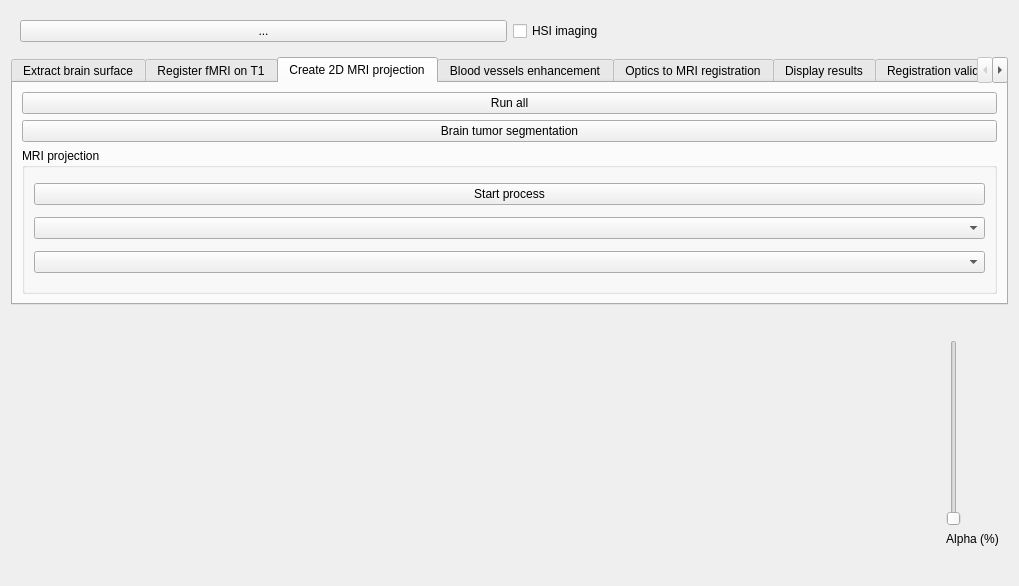
<?xml version="1.0" encoding="UTF-8"?>
<ui version="4.0">
 <class>main</class>
 <widget class="QWidget" name="main">
  <property name="geometry">
   <rect>
    <x>0</x>
    <y>0</y>
    <width>1019</width>
    <height>586</height>
   </rect>
  </property>
  <property name="windowTitle">
   <string>main</string>
  </property>
  <layout class="QGridLayout" name="gridLayout_9">
   <item row="3" column="0">
    <widget class="QLabel" name="_infoData">
     <property name="text">
      <string/>
     </property>
    </widget>
   </item>
   <item row="2" column="0">
    <widget class="QWidget" name="widget_2" native="true">
     <layout class="QGridLayout" name="gridLayout_3" rowstretch="0,10,0" columnstretch="1,0">
      <item row="1" column="0" rowspan="2">
       <widget class="MatplotlibWidget" name="_display" native="true"/>
      </item>
      <item row="2" column="1">
       <widget class="QLabel" name="_slider_legend">
        <property name="text">
         <string>Alpha (%)</string>
        </property>
        <property name="alignment">
         <set>Qt::AlignmentFlag::AlignCenter</set>
        </property>
       </widget>
      </item>
      <item row="1" column="1">
       <widget class="QSlider" name="_param_display">
        <property name="orientation">
         <enum>Qt::Orientation::Vertical</enum>
        </property>
       </widget>
      </item>
      <item row="0" column="0">
       <widget class="QLabel" name="_display_title">
        <property name="text">
         <string/>
        </property>
        <property name="alignment">
         <set>Qt::AlignmentFlag::AlignCenter</set>
        </property>
       </widget>
      </item>
     </layout>
    </widget>
   </item>
   <item row="0" column="0">
    <widget class="QWidget" name="widget" native="true">
     <layout class="QGridLayout" name="gridLayout_5">
      <item row="0" column="0">
       <widget class="QPushButton" name="_getDataPath">
        <property name="text">
         <string>...</string>
        </property>
       </widget>
      </item>
      <item row="0" column="1">
       <widget class="QCheckBox" name="_HSI_imaging">
        <property name="text">
         <string>HSI imaging</string>
        </property>
       </widget>
      </item>
     </layout>
    </widget>
   </item>
   <item row="1" column="0">
    <widget class="QTabWidget" name="tabWidget">
     <property name="currentIndex">
      <number>2</number>
     </property>
     <widget class="QWidget" name="_tab_brain_extraction">
      <attribute name="title">
       <string>Extract brain surface</string>
      </attribute>
      <layout class="QHBoxLayout" name="horizontalLayout_2">
       <item>
        <widget class="QPushButton" name="_extract_brain_surface">
         <property name="text">
          <string>Extract brain surface</string>
         </property>
        </widget>
       </item>
       <item>
        <widget class="QCheckBox" name="_use_bet">
         <property name="text">
          <string>use bet</string>
         </property>
        </widget>
       </item>
       <item>
        <widget class="QLineEdit" name="_f_bet"/>
       </item>
       <item>
        <widget class="QLabel" name="label">
         <property name="text">
          <string>f_bet</string>
         </property>
        </widget>
       </item>
       <item>
        <widget class="QLineEdit" name="_kdilatation_brain_mask"/>
       </item>
       <item>
        <widget class="QLabel" name="label_2">
         <property name="text">
          <string>Dilation brain mask (px)</string>
         </property>
        </widget>
       </item>
      </layout>
     </widget>
     <widget class="QWidget" name="tab_fMRI_registration">
      <attribute name="title">
       <string>Register fMRI on T1</string>
      </attribute>
      <layout class="QHBoxLayout" name="horizontalLayout_3">
       <item>
        <widget class="QPushButton" name="_process_fMRI_to_T1_registration">
         <property name="text">
          <string>Register fMRI on T1</string>
         </property>
        </widget>
       </item>
       <item>
        <widget class="QCheckBox" name="_copy_fMRI_files">
         <property name="text">
          <string>Only copy fMRI files (PARAM TO REMOVE)</string>
         </property>
        </widget>
       </item>
      </layout>
     </widget>
     <widget class="QWidget" name="tab_MRI_projection">
      <attribute name="title">
       <string>Create 2D MRI projection</string>
      </attribute>
      <layout class="QGridLayout" name="gridLayout_10">
       <item row="0" column="0" colspan="2">
        <widget class="QPushButton" name="_process_all_MRI_projection">
         <property name="text">
          <string>Run all</string>
         </property>
        </widget>
       </item>
       <item row="1" column="0" colspan="2">
        <widget class="QPushButton" name="_process_tumor_segmentation">
         <property name="text">
          <string>Brain tumor segmentation</string>
         </property>
        </widget>
       </item>
       <item row="2" column="0" rowspan="2" colspan="2">
        <widget class="QGroupBox" name="groupBox_3">
         <property name="title">
          <string>MRI projection</string>
         </property>
         <layout class="QGridLayout" name="gridLayout_11">
          <item row="0" column="0">
           <widget class="QPushButton" name="_process_MRI_projection">
            <property name="text">
             <string>Start process</string>
            </property>
           </widget>
          </item>
          <item row="1" column="0">
           <widget class="QComboBox" name="_projection_basis_choice"/>
          </item>
          <item row="2" column="0">
           <widget class="QComboBox" name="_projection_axis_passing_through"/>
          </item>
         </layout>
        </widget>
       </item>
      </layout>
     </widget>
     <widget class="QWidget" name="tab_blood_vessel_enhancement">
      <attribute name="title">
       <string>Blood vessels enhancement</string>
      </attribute>
      <layout class="QGridLayout" name="gridLayout">
       <item row="5" column="0" colspan="7">
        <widget class="QGroupBox" name="groupBox">
         <property name="title">
          <string>MRI skeleton</string>
         </property>
         <property name="alignment">
          <set>Qt::AlignmentFlag::AlignCenter</set>
         </property>
         <layout class="QGridLayout" name="gridLayout_7">
          <item row="1" column="0">
           <widget class="QLineEdit" name="_MRI_thresh"/>
          </item>
          <item row="0" column="2">
           <widget class="QLabel" name="label_6">
            <property name="text">
             <string>Max vessel size (mm)</string>
            </property>
            <property name="alignment">
             <set>Qt::AlignmentFlag::AlignCenter</set>
            </property>
           </widget>
          </item>
          <item row="0" column="1">
           <widget class="QLabel" name="label_4">
            <property name="text">
             <string>Min vessel size (mm)</string>
            </property>
            <property name="alignment">
             <set>Qt::AlignmentFlag::AlignCenter</set>
            </property>
           </widget>
          </item>
          <item row="1" column="1">
           <widget class="QLineEdit" name="_min_vessel_MRI"/>
          </item>
          <item row="0" column="0">
           <widget class="QLabel" name="label_8">
            <property name="text">
             <string>Threshold</string>
            </property>
            <property name="alignment">
             <set>Qt::AlignmentFlag::AlignCenter</set>
            </property>
           </widget>
          </item>
          <item row="1" column="2">
           <widget class="QLineEdit" name="_max_vessel_MRI"/>
          </item>
          <item row="1" column="3">
           <widget class="QPushButton" name="_manual_MRI_vessel_selection">
            <property name="text">
             <string>Manual vessel selection</string>
            </property>
           </widget>
          </item>
         </layout>
        </widget>
       </item>
       <item row="0" column="0" colspan="4">
        <widget class="QPushButton" name="_process_blood_vessel_enhancement">
         <property name="text">
          <string>Process blood vessels enhancement</string>
         </property>
        </widget>
       </item>
       <item row="0" column="4" colspan="3">
        <widget class="QPushButton" name="_clear_skeletons">
         <property name="text">
          <string>Clear optics skeleton</string>
         </property>
        </widget>
       </item>
       <item row="4" column="0" colspan="7">
        <widget class="QGroupBox" name="groupBox_2">
         <property name="font">
          <font>
           <bold>false</bold>
          </font>
         </property>
         <property name="title">
          <string>Optics skeleton</string>
         </property>
         <property name="alignment">
          <set>Qt::AlignmentFlag::AlignCenter</set>
         </property>
         <layout class="QGridLayout" name="gridLayout_8">
          <item row="1" column="0">
           <widget class="QLineEdit" name="_optics_thresh"/>
          </item>
          <item row="0" column="1">
           <widget class="QLabel" name="label_3">
            <property name="text">
             <string>Min vessel size (mm)</string>
            </property>
            <property name="alignment">
             <set>Qt::AlignmentFlag::AlignCenter</set>
            </property>
           </widget>
          </item>
          <item row="1" column="2">
           <widget class="QLineEdit" name="_max_vessel_Optics"/>
          </item>
          <item row="1" column="1">
           <widget class="QLineEdit" name="_min_vessel_Optics"/>
          </item>
          <item row="0" column="0">
           <widget class="QLabel" name="label_7">
            <property name="text">
             <string>Threshold</string>
            </property>
            <property name="alignment">
             <set>Qt::AlignmentFlag::AlignCenter</set>
            </property>
           </widget>
          </item>
          <item row="0" column="2">
           <widget class="QLabel" name="label_5">
            <property name="text">
             <string>Max vessel size (mm)</string>
            </property>
            <property name="alignment">
             <set>Qt::AlignmentFlag::AlignCenter</set>
            </property>
           </widget>
          </item>
          <item row="1" column="3">
           <widget class="QPushButton" name="_manual_optics_vessel_selection">
            <property name="text">
             <string>Manual vessel selection</string>
            </property>
           </widget>
          </item>
         </layout>
        </widget>
       </item>
      </layout>
     </widget>
     <widget class="QWidget" name="_tabMRI_optics_MRI_registration">
      <attribute name="title">
       <string>Optics to MRI registration</string>
      </attribute>
      <layout class="QGridLayout" name="gridLayout_6">
       <item row="1" column="0">
        <widget class="QPushButton" name="_check_init_points">
         <property name="text">
          <string>Check initialization points</string>
         </property>
        </widget>
       </item>
       <item row="1" column="1">
        <widget class="QPushButton" name="_choose_init_points">
         <property name="text">
          <string>Choose new initialization points</string>
         </property>
        </widget>
       </item>
       <item row="1" column="2">
        <widget class="QPushButton" name="_test_manual_alignement">
         <property name="text">
          <string>Test manual aligment</string>
         </property>
        </widget>
       </item>
       <item row="0" column="0" colspan="3">
        <widget class="QPushButton" name="_process_optics_to_MRI_registration">
         <property name="text">
          <string>Process optics to MRI registration</string>
         </property>
        </widget>
       </item>
      </layout>
     </widget>
     <widget class="QWidget" name="tab_display_results">
      <attribute name="title">
       <string>Display results</string>
      </attribute>
      <layout class="QGridLayout" name="gridLayout_2">
       <item row="2" column="0">
        <widget class="QLabel" name="_files_fOptics">
         <property name="text">
          <string>No files selected</string>
         </property>
        </widget>
       </item>
       <item row="1" column="1">
        <widget class="QPushButton" name="_select_fMRI_files">
         <property name="text">
          <string>Select fMRI files</string>
         </property>
        </widget>
       </item>
       <item row="2" column="1">
        <widget class="QLabel" name="_files_fMRI">
         <property name="text">
          <string>No files selected</string>
         </property>
        </widget>
       </item>
       <item row="1" column="0">
        <widget class="QPushButton" name="_select_fOptics_files">
         <property name="text">
          <string>Select fOptics files</string>
         </property>
        </widget>
       </item>
       <item row="0" column="0" colspan="2">
        <widget class="QPushButton" name="_process_result_files">
         <property name="text">
          <string>Process results files</string>
         </property>
        </widget>
       </item>
      </layout>
     </widget>
     <widget class="QWidget" name="_tab_registration_validation">
      <attribute name="title">
       <string>Registration validation</string>
      </attribute>
      <layout class="QGridLayout" name="gridLayout_4">
       <item row="0" column="0">
        <widget class="QPushButton" name="_choose_validation_landmarks">
         <property name="text">
          <string>Choose validation landmarks</string>
         </property>
        </widget>
       </item>
       <item row="0" column="1">
        <widget class="QPushButton" name="_calculate_registration_error">
         <property name="text">
          <string>Calculate registration error (mm)</string>
         </property>
        </widget>
       </item>
       <item row="1" column="0" colspan="2">
        <widget class="QLabel" name="_results_registration">
         <property name="text">
          <string/>
         </property>
         <property name="alignment">
          <set>Qt::AlignmentFlag::AlignCenter</set>
         </property>
        </widget>
       </item>
      </layout>
     </widget>
    </widget>
   </item>
  </layout>
 </widget>
 <customwidgets>
  <customwidget>
   <class>MatplotlibWidget</class>
   <extends>QWidget</extends>
   <header>module_ui.plot_functions</header>
   <container>1</container>
  </customwidget>
 </customwidgets>
 <resources/>
 <connections/>
</ui>
